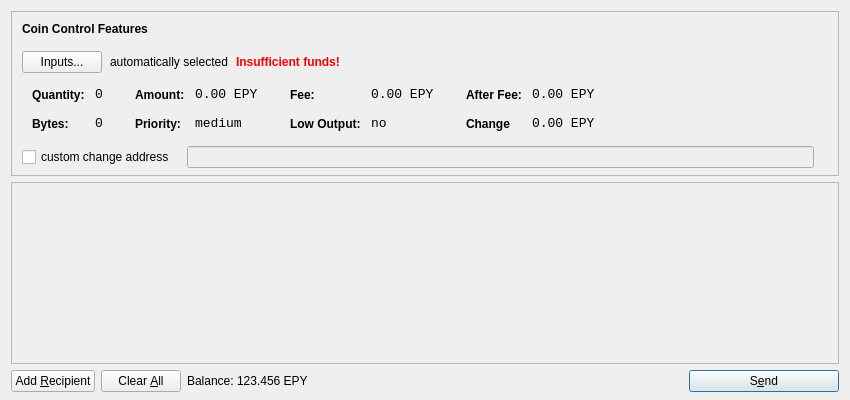
<?xml version="1.0" encoding="UTF-8"?>
<ui version="4.0">
 <class>SendCoinsDialog</class>
 <widget class="QDialog" name="SendCoinsDialog">
  <property name="geometry">
   <rect>
    <x>0</x>
    <y>0</y>
    <width>850</width>
    <height>400</height>
   </rect>
  </property>
  <property name="windowTitle">
   <string>Send Coins</string>
  </property>
  <layout class="QVBoxLayout" name="verticalLayout" stretch="0,1,0">
   <property name="bottomMargin">
    <number>8</number>
   </property>
   <item>
    <widget class="QFrame" name="frameCoinControl">
     <property name="sizePolicy">
      <sizepolicy hsizetype="Expanding" vsizetype="Expanding">
       <horstretch>0</horstretch>
       <verstretch>0</verstretch>
      </sizepolicy>
     </property>
     <property name="maximumSize">
      <size>
       <width>16777215</width>
       <height>16777215</height>
      </size>
     </property>
     <property name="frameShape">
      <enum>QFrame::StyledPanel</enum>
     </property>
     <property name="frameShadow">
      <enum>QFrame::Sunken</enum>
     </property>
     <layout class="QVBoxLayout" name="verticalLayoutCoinControl2">
      <property name="spacing">
       <number>-1</number>
      </property>
      <property name="leftMargin">
       <number>0</number>
      </property>
      <property name="topMargin">
       <number>0</number>
      </property>
      <property name="rightMargin">
       <number>0</number>
      </property>
      <property name="bottomMargin">
       <number>6</number>
      </property>
      <item>
       <layout class="QVBoxLayout" name="verticalLayoutCoinControl" stretch="0,0,0,0,1">
        <property name="spacing">
         <number>0</number>
        </property>
        <property name="leftMargin">
         <number>10</number>
        </property>
        <property name="topMargin">
         <number>10</number>
        </property>
        <item>
         <layout class="QHBoxLayout" name="horizontalLayoutCoinControl1">
          <property name="bottomMargin">
           <number>15</number>
          </property>
          <item>
           <widget class="QLabel" name="labelCoinControlFeatures">
            <property name="sizePolicy">
             <sizepolicy hsizetype="Preferred" vsizetype="Maximum">
              <horstretch>0</horstretch>
              <verstretch>0</verstretch>
             </sizepolicy>
            </property>
            <property name="font">
             <font>
              <weight>75</weight>
              <bold>true</bold>
             </font>
            </property>
            <property name="styleSheet">
             <string notr="true">font-weight:bold;</string>
            </property>
            <property name="text">
             <string>Coin Control Features</string>
            </property>
           </widget>
          </item>
         </layout>
        </item>
        <item>
         <layout class="QHBoxLayout" name="horizontalLayoutCoinControl2" stretch="0,0,0,0">
          <property name="spacing">
           <number>8</number>
          </property>
          <property name="bottomMargin">
           <number>10</number>
          </property>
          <item>
           <widget class="QPushButton" name="pushButtonCoinControl">
            <property name="styleSheet">
             <string notr="true"/>
            </property>
            <property name="text">
             <string>Inputs...</string>
            </property>
           </widget>
          </item>
          <item>
           <widget class="QLabel" name="labelCoinControlAutomaticallySelected">
            <property name="text">
             <string>automatically selected</string>
            </property>
            <property name="margin">
             <number>5</number>
            </property>
           </widget>
          </item>
          <item>
           <widget class="QLabel" name="labelCoinControlInsuffFunds">
            <property name="font">
             <font>
              <weight>75</weight>
              <bold>true</bold>
             </font>
            </property>
            <property name="styleSheet">
             <string notr="true">color:red;font-weight:bold;</string>
            </property>
            <property name="text">
             <string>Insufficient funds!</string>
            </property>
            <property name="margin">
             <number>5</number>
            </property>
           </widget>
          </item>
          <item>
           <spacer name="horizontalSpacerCoinControl">
            <property name="orientation">
             <enum>Qt::Horizontal</enum>
            </property>
            <property name="sizeHint" stdset="0">
             <size>
              <width>40</width>
              <height>1</height>
             </size>
            </property>
           </spacer>
          </item>
         </layout>
        </item>
        <item>
         <widget class="QWidget" name="widgetCoinControl" native="true">
          <property name="sizePolicy">
           <sizepolicy hsizetype="Preferred" vsizetype="Preferred">
            <horstretch>0</horstretch>
            <verstretch>0</verstretch>
           </sizepolicy>
          </property>
          <property name="minimumSize">
           <size>
            <width>0</width>
            <height>0</height>
           </size>
          </property>
          <property name="styleSheet">
           <string notr="true"/>
          </property>
          <layout class="QHBoxLayout" name="horizontalLayoutCoinControl5">
           <property name="margin">
            <number>0</number>
           </property>
           <item>
            <layout class="QHBoxLayout" name="horizontalLayoutCoinControl3" stretch="0,0,0,1">
             <property name="spacing">
              <number>20</number>
             </property>
             <property name="topMargin">
              <number>0</number>
             </property>
             <property name="bottomMargin">
              <number>10</number>
             </property>
             <item>
              <layout class="QFormLayout" name="formLayoutCoinControl1">
               <property name="horizontalSpacing">
                <number>10</number>
               </property>
               <property name="verticalSpacing">
                <number>14</number>
               </property>
               <property name="leftMargin">
                <number>10</number>
               </property>
               <property name="topMargin">
                <number>4</number>
               </property>
               <property name="rightMargin">
                <number>6</number>
               </property>
               <item row="0" column="0">
                <widget class="QLabel" name="labelCoinControlQuantityText">
                 <property name="styleSheet">
                  <string notr="true">font-weight:bold;</string>
                 </property>
                 <property name="text">
                  <string>Quantity:</string>
                 </property>
                 <property name="margin">
                  <number>0</number>
                 </property>
                </widget>
               </item>
               <item row="0" column="1">
                <widget class="QLabel" name="labelCoinControlQuantity">
                 <property name="font">
                  <font>
                   <family>Monospace</family>
                   <pointsize>10</pointsize>
                  </font>
                 </property>
                 <property name="cursor">
                  <cursorShape>IBeamCursor</cursorShape>
                 </property>
                 <property name="contextMenuPolicy">
                  <enum>Qt::ActionsContextMenu</enum>
                 </property>
                 <property name="text">
                  <string>0</string>
                 </property>
                 <property name="margin">
                  <number>0</number>
                 </property>
                 <property name="textInteractionFlags">
                  <set>Qt::LinksAccessibleByMouse|Qt::TextSelectableByKeyboard|Qt::TextSelectableByMouse</set>
                 </property>
                </widget>
               </item>
               <item row="1" column="0">
                <widget class="QLabel" name="labelCoinControlBytesText">
                 <property name="styleSheet">
                  <string notr="true">font-weight:bold;</string>
                 </property>
                 <property name="text">
                  <string>Bytes:</string>
                 </property>
                </widget>
               </item>
               <item row="1" column="1">
                <widget class="QLabel" name="labelCoinControlBytes">
                 <property name="font">
                  <font>
                   <family>Monospace</family>
                   <pointsize>10</pointsize>
                  </font>
                 </property>
                 <property name="cursor">
                  <cursorShape>IBeamCursor</cursorShape>
                 </property>
                 <property name="contextMenuPolicy">
                  <enum>Qt::ActionsContextMenu</enum>
                 </property>
                 <property name="text">
                  <string>0</string>
                 </property>
                 <property name="textInteractionFlags">
                  <set>Qt::LinksAccessibleByMouse|Qt::TextSelectableByKeyboard|Qt::TextSelectableByMouse</set>
                 </property>
                </widget>
               </item>
              </layout>
             </item>
             <item>
              <layout class="QFormLayout" name="formLayoutCoinControl2">
               <property name="horizontalSpacing">
                <number>10</number>
               </property>
               <property name="verticalSpacing">
                <number>14</number>
               </property>
               <property name="leftMargin">
                <number>6</number>
               </property>
               <property name="topMargin">
                <number>4</number>
               </property>
               <property name="rightMargin">
                <number>6</number>
               </property>
               <item row="0" column="0">
                <widget class="QLabel" name="labelCoinControlAmountText">
                 <property name="styleSheet">
                  <string notr="true">font-weight:bold;</string>
                 </property>
                 <property name="text">
                  <string>Amount:</string>
                 </property>
                 <property name="margin">
                  <number>0</number>
                 </property>
                </widget>
               </item>
               <item row="0" column="1">
                <widget class="QLabel" name="labelCoinControlAmount">
                 <property name="font">
                  <font>
                   <family>Monospace</family>
                   <pointsize>10</pointsize>
                  </font>
                 </property>
                 <property name="cursor">
                  <cursorShape>IBeamCursor</cursorShape>
                 </property>
                 <property name="contextMenuPolicy">
                  <enum>Qt::ActionsContextMenu</enum>
                 </property>
                 <property name="text">
                  <string notr="true">0.00 EPY</string>
                 </property>
                 <property name="textInteractionFlags">
                  <set>Qt::LinksAccessibleByMouse|Qt::TextSelectableByKeyboard|Qt::TextSelectableByMouse</set>
                 </property>
                </widget>
               </item>
               <item row="1" column="0">
                <widget class="QLabel" name="labelCoinControlPriorityText">
                 <property name="styleSheet">
                  <string notr="true">font-weight:bold;</string>
                 </property>
                 <property name="text">
                  <string>Priority:</string>
                 </property>
                </widget>
               </item>
               <item row="1" column="1">
                <widget class="QLabel" name="labelCoinControlPriority">
                 <property name="font">
                  <font>
                   <family>Monospace</family>
                   <pointsize>10</pointsize>
                  </font>
                 </property>
                 <property name="cursor">
                  <cursorShape>IBeamCursor</cursorShape>
                 </property>
                 <property name="contextMenuPolicy">
                  <enum>Qt::ActionsContextMenu</enum>
                 </property>
                 <property name="text">
                  <string>medium</string>
                 </property>
                 <property name="textInteractionFlags">
                  <set>Qt::LinksAccessibleByMouse|Qt::TextSelectableByKeyboard|Qt::TextSelectableByMouse</set>
                 </property>
                </widget>
               </item>
              </layout>
             </item>
             <item>
              <layout class="QFormLayout" name="formLayoutCoinControl3">
               <property name="horizontalSpacing">
                <number>10</number>
               </property>
               <property name="verticalSpacing">
                <number>14</number>
               </property>
               <property name="leftMargin">
                <number>6</number>
               </property>
               <property name="topMargin">
                <number>4</number>
               </property>
               <property name="rightMargin">
                <number>6</number>
               </property>
               <item row="0" column="0">
                <widget class="QLabel" name="labelCoinControlFeeText">
                 <property name="styleSheet">
                  <string notr="true">font-weight:bold;</string>
                 </property>
                 <property name="text">
                  <string>Fee:</string>
                 </property>
                 <property name="margin">
                  <number>0</number>
                 </property>
                </widget>
               </item>
               <item row="0" column="1">
                <widget class="QLabel" name="labelCoinControlFee">
                 <property name="font">
                  <font>
                   <family>Monospace</family>
                   <pointsize>10</pointsize>
                  </font>
                 </property>
                 <property name="cursor">
                  <cursorShape>IBeamCursor</cursorShape>
                 </property>
                 <property name="contextMenuPolicy">
                  <enum>Qt::ActionsContextMenu</enum>
                 </property>
                 <property name="text">
                  <string notr="true">0.00 EPY</string>
                 </property>
                 <property name="textInteractionFlags">
                  <set>Qt::LinksAccessibleByMouse|Qt::TextSelectableByKeyboard|Qt::TextSelectableByMouse</set>
                 </property>
                </widget>
               </item>
               <item row="1" column="0">
                <widget class="QLabel" name="labelCoinControlLowOutputText">
                 <property name="styleSheet">
                  <string notr="true">font-weight:bold;</string>
                 </property>
                 <property name="text">
                  <string>Low Output:</string>
                 </property>
                </widget>
               </item>
               <item row="1" column="1">
                <widget class="QLabel" name="labelCoinControlLowOutput">
                 <property name="font">
                  <font>
                   <family>Monospace</family>
                   <pointsize>10</pointsize>
                  </font>
                 </property>
                 <property name="cursor">
                  <cursorShape>IBeamCursor</cursorShape>
                 </property>
                 <property name="contextMenuPolicy">
                  <enum>Qt::ActionsContextMenu</enum>
                 </property>
                 <property name="text">
                  <string>no</string>
                 </property>
                 <property name="textInteractionFlags">
                  <set>Qt::LinksAccessibleByMouse|Qt::TextSelectableByKeyboard|Qt::TextSelectableByMouse</set>
                 </property>
                </widget>
               </item>
              </layout>
             </item>
             <item>
              <layout class="QFormLayout" name="formLayoutCoinControl4">
               <property name="horizontalSpacing">
                <number>10</number>
               </property>
               <property name="verticalSpacing">
                <number>14</number>
               </property>
               <property name="leftMargin">
                <number>6</number>
               </property>
               <property name="topMargin">
                <number>4</number>
               </property>
               <property name="rightMargin">
                <number>6</number>
               </property>
               <item row="0" column="0">
                <widget class="QLabel" name="labelCoinControlAfterFeeText">
                 <property name="styleSheet">
                  <string notr="true">font-weight:bold;</string>
                 </property>
                 <property name="text">
                  <string>After Fee:</string>
                 </property>
                 <property name="margin">
                  <number>0</number>
                 </property>
                </widget>
               </item>
               <item row="0" column="1">
                <widget class="QLabel" name="labelCoinControlAfterFee">
                 <property name="font">
                  <font>
                   <family>Monospace</family>
                   <pointsize>10</pointsize>
                  </font>
                 </property>
                 <property name="cursor">
                  <cursorShape>IBeamCursor</cursorShape>
                 </property>
                 <property name="contextMenuPolicy">
                  <enum>Qt::ActionsContextMenu</enum>
                 </property>
                 <property name="text">
                  <string notr="true">0.00 EPY</string>
                 </property>
                 <property name="textInteractionFlags">
                  <set>Qt::LinksAccessibleByMouse|Qt::TextSelectableByKeyboard|Qt::TextSelectableByMouse</set>
                 </property>
                </widget>
               </item>
               <item row="1" column="0">
                <widget class="QLabel" name="labelCoinControlChangeText">
                 <property name="styleSheet">
                  <string notr="true">font-weight:bold;</string>
                 </property>
                 <property name="text">
                  <string>Change</string>
                 </property>
                </widget>
               </item>
               <item row="1" column="1">
                <widget class="QLabel" name="labelCoinControlChange">
                 <property name="font">
                  <font>
                   <family>Monospace</family>
                   <pointsize>10</pointsize>
                  </font>
                 </property>
                 <property name="cursor">
                  <cursorShape>IBeamCursor</cursorShape>
                 </property>
                 <property name="contextMenuPolicy">
                  <enum>Qt::ActionsContextMenu</enum>
                 </property>
                 <property name="text">
                  <string notr="true">0.00 EPY</string>
                 </property>
                 <property name="textInteractionFlags">
                  <set>Qt::LinksAccessibleByMouse|Qt::TextSelectableByKeyboard|Qt::TextSelectableByMouse</set>
                 </property>
                </widget>
               </item>
              </layout>
             </item>
            </layout>
           </item>
          </layout>
         </widget>
        </item>
        <item>
         <layout class="QHBoxLayout" name="horizontalLayoutCoinControl4" stretch="0,0,0">
          <property name="spacing">
           <number>12</number>
          </property>
          <property name="sizeConstraint">
           <enum>QLayout::SetDefaultConstraint</enum>
          </property>
          <property name="topMargin">
           <number>5</number>
          </property>
          <property name="rightMargin">
           <number>5</number>
          </property>
          <item>
           <widget class="QCheckBox" name="checkBoxCoinControlChange">
            <property name="text">
             <string>custom change address</string>
            </property>
           </widget>
          </item>
          <item>
           <widget class="QLineEdit" name="lineEditCoinControlChange">
            <property name="enabled">
             <bool>false</bool>
            </property>
            <property name="sizePolicy">
             <sizepolicy hsizetype="Expanding" vsizetype="Fixed">
              <horstretch>0</horstretch>
              <verstretch>0</verstretch>
             </sizepolicy>
            </property>
           </widget>
          </item>
          <item>
           <widget class="QLabel" name="labelCoinControlChangeLabel">
            <property name="sizePolicy">
             <sizepolicy hsizetype="Preferred" vsizetype="Expanding">
              <horstretch>0</horstretch>
              <verstretch>0</verstretch>
             </sizepolicy>
            </property>
            <property name="minimumSize">
             <size>
              <width>0</width>
              <height>0</height>
             </size>
            </property>
            <property name="text">
             <string/>
            </property>
            <property name="margin">
             <number>3</number>
            </property>
           </widget>
          </item>
         </layout>
        </item>
        <item>
         <spacer name="verticalSpacerCoinControl">
          <property name="orientation">
           <enum>Qt::Vertical</enum>
          </property>
          <property name="sizeHint" stdset="0">
           <size>
            <width>800</width>
            <height>1</height>
           </size>
          </property>
         </spacer>
        </item>
       </layout>
      </item>
     </layout>
    </widget>
   </item>
   <item>
    <widget class="QScrollArea" name="scrollArea">
     <property name="widgetResizable">
      <bool>true</bool>
     </property>
     <widget class="QWidget" name="scrollAreaWidgetContents">
      <property name="geometry">
       <rect>
        <x>0</x>
        <y>0</y>
        <width>830</width>
        <height>165</height>
       </rect>
      </property>
      <layout class="QVBoxLayout" name="verticalLayout_2">
       <property name="margin">
        <number>0</number>
       </property>
       <item>
        <layout class="QVBoxLayout" name="entries">
         <property name="spacing">
          <number>6</number>
         </property>
        </layout>
       </item>
       <item>
        <spacer name="verticalSpacer">
         <property name="orientation">
          <enum>Qt::Vertical</enum>
         </property>
         <property name="sizeHint" stdset="0">
          <size>
           <width>20</width>
           <height>40</height>
          </size>
         </property>
        </spacer>
       </item>
      </layout>
     </widget>
    </widget>
   </item>
   <item>
    <layout class="QHBoxLayout" name="horizontalLayout">
     <item>
      <widget class="QPushButton" name="addButton">
       <property name="toolTip">
        <string>Send to multiple recipients at once</string>
       </property>
       <property name="text">
        <string>Add &amp;Recipient</string>
       </property>
       <property name="autoDefault">
        <bool>false</bool>
       </property>
      </widget>
     </item>
     <item>
      <widget class="QPushButton" name="clearButton">
       <property name="sizePolicy">
        <sizepolicy hsizetype="Minimum" vsizetype="Fixed">
         <horstretch>0</horstretch>
         <verstretch>0</verstretch>
        </sizepolicy>
       </property>
       <property name="toolTip">
        <string>Remove all transaction fields</string>
       </property>
       <property name="text">
        <string>Clear &amp;All</string>
       </property>
       <property name="autoRepeatDelay">
        <number>300</number>
       </property>
       <property name="autoDefault">
        <bool>false</bool>
       </property>
      </widget>
     </item>
     <item>
      <layout class="QHBoxLayout" name="horizontalLayout_2">
       <property name="spacing">
        <number>3</number>
       </property>
       <item>
        <widget class="QLabel" name="label">
         <property name="sizePolicy">
          <sizepolicy hsizetype="Preferred" vsizetype="Fixed">
           <horstretch>0</horstretch>
           <verstretch>0</verstretch>
          </sizepolicy>
         </property>
         <property name="text">
          <string>Balance:</string>
         </property>
        </widget>
       </item>
       <item>
        <widget class="QLabel" name="labelBalance">
         <property name="sizePolicy">
          <sizepolicy hsizetype="Preferred" vsizetype="Fixed">
           <horstretch>0</horstretch>
           <verstretch>0</verstretch>
          </sizepolicy>
         </property>
         <property name="cursor">
          <cursorShape>IBeamCursor</cursorShape>
         </property>
         <property name="text">
          <string notr="true">123.456 EPY</string>
         </property>
         <property name="textInteractionFlags">
          <set>Qt::LinksAccessibleByMouse|Qt::TextSelectableByKeyboard|Qt::TextSelectableByMouse</set>
         </property>
        </widget>
       </item>
      </layout>
     </item>
     <item>
      <spacer name="horizontalSpacer">
       <property name="orientation">
        <enum>Qt::Horizontal</enum>
       </property>
       <property name="sizeHint" stdset="0">
        <size>
         <width>40</width>
         <height>20</height>
        </size>
       </property>
      </spacer>
     </item>
     <item>
      <widget class="QPushButton" name="sendButton">
       <property name="minimumSize">
        <size>
         <width>150</width>
         <height>0</height>
        </size>
       </property>
       <property name="toolTip">
        <string>Confirm the send action</string>
       </property>
       <property name="text">
        <string>S&amp;end</string>
       </property>
       <property name="icon">
        <iconset resource="../bitcoin.qrc">
         <normaloff>:/icons/send</normaloff>:/icons/send</iconset>
       </property>
       <property name="default">
        <bool>true</bool>
       </property>
      </widget>
     </item>
    </layout>
   </item>
  </layout>
 </widget>
 <resources>
  <include location="../bitcoin.qrc"/>
 </resources>
 <connections/>
</ui>
